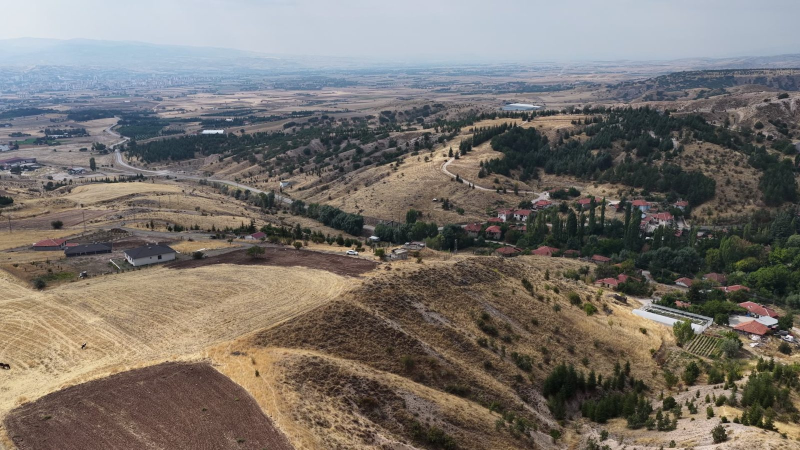
#> input picture reports/gorseller/drone_05_ova_manzarasi.jpg, 1600 x 900 px (shown at 1/2 size); its folder holds 8 pictures in this run
$ python gorseller.py
#> lines starting #> are read from the running program, lines starting #| are printed output that depends on the picture
"""Sunum görsellerini üretir: drone karelerini slayt oranlarına kırpar, bölgeleme şemasının başlığını keser,
ekosistem görsellerini ve portföy görsellerini hazırlar. Çıktı: araclar/sunum/assets/ (git dışı)."""
from pathlib import Path

from PIL import Image

HERE = Path(__file__).resolve().parent
ROOT = HERE.parents[1]
G = ROOT / "reports" / "gorseller"
OUT = HERE / "assets"
OUT.mkdir(exist_ok=True)


def crop(src, aspect, out, width=2000, fx=0.5, fy=0.5):
#> called with src = 'drone_05_ova_manzarasi.jpg', aspect = 1.78, out = 'kapak.jpg', width = 2000, fx = 0.5, fy = 0.5
    im = Image.open(G / src).convert("RGB")
#> im is the input picture: PIL image 1600x900 RGB; mean R, G, B 119.3, 113.7, 107.6
    w, h = im.size
#> w = 1600; h = 900
    if w / h > aspect:
        nw = int(h * aspect)
        x = int((w - nw) * fx)
        im = im.crop((x, 0, x + nw, h))
    else:
        nh = int(w / aspect)
#> nh = 900
        y = int((h - nh) * fy)
#> y = 0
        im = im.crop((0, y, w, y + nh))
    if im.width > width:
        im = im.resize((width, int(width / im.width * im.height)), Image.LANCZOS)
    im.save(OUT / out, quality=88)


crop("drone_05_ova_manzarasi.jpg", 16 / 9, "kapak.jpg")
crop("drone_03_orencik_koyu_ve_plato.jpg", 7.35 / 4.8, "saha_buyuk.jpg")
#> call 2 of crop, with src = 'drone_03_orencik_koyu_ve_plato.jpg', aspect = 1.53, out = 'saha_buyuk.jpg', width = 2000, fx = 0.5, fy = 0.5
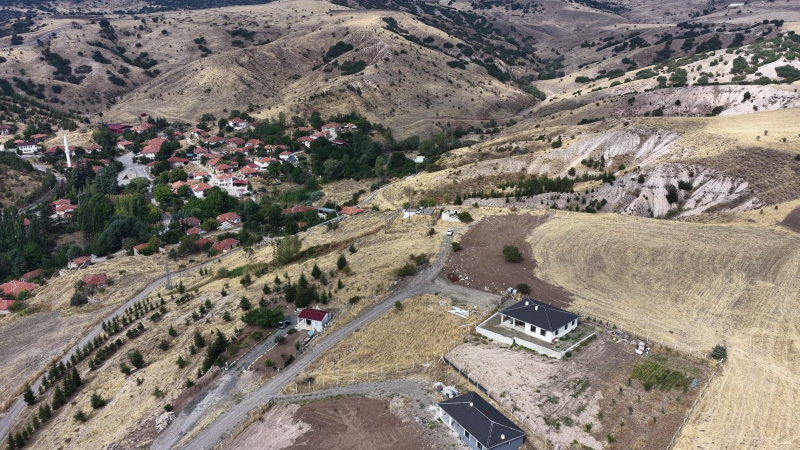
#> input picture reports/gorseller/drone_03_orencik_koyu_ve_plato.jpg, 1600 x 900 px (shown at 1/2 size)
#> in crop, im is the input picture: PIL image 1600x900 RGB; mean R, G, B 129.4, 121.5, 112.8
#> in crop (call 2), `im = im.crop((x, 0, x + nw, h))`:
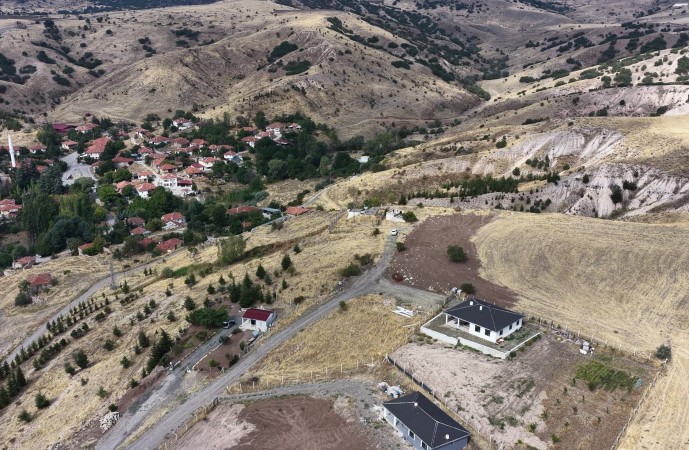
#> im: PIL image 1378x900 RGB (shown at 1/2 size); mean R, G, B 128.5, 120.7, 112.1
crop("drone_01_yarinti_ve_teras_agaclandirma.jpg", 4.58 / 2.3, "saha_sag1.jpg", fy=0.55)
#> call 3 of crop, with aspect = 1.99, out = 'saha_sag1.jpg', width = 2000, fx = 0.5, fy = 0.55
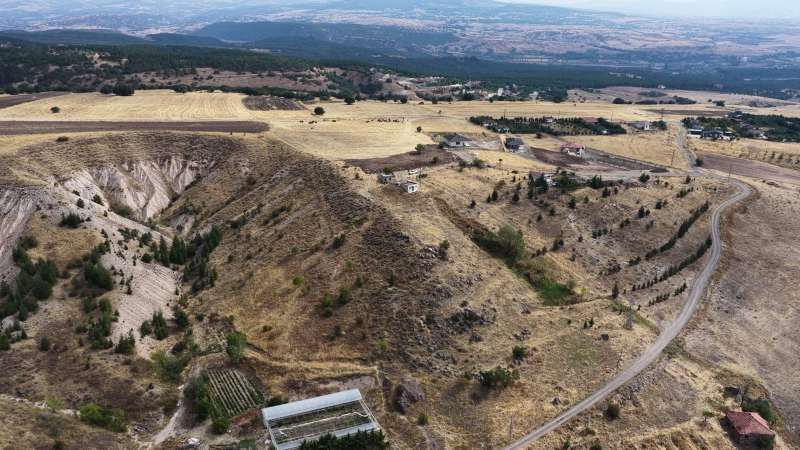
#> input picture reports/gorseller/drone_01_yarinti_ve_teras_agaclandirma.jpg, 1600 x 900 px (shown at 1/2 size)
#> in crop, im is the input picture: PIL image 1600x900 RGB; mean R, G, B 117.9, 111.2, 105
#> in crop (call 3), `im = im.crop((0, y, w, y + nh))`:
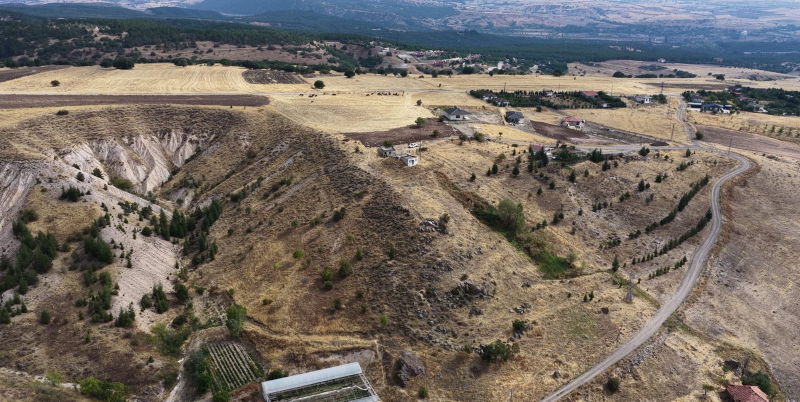
#> im: PIL image 1600x803 RGB (shown at 1/2 size); mean R, G, B 115.3, 106.9, 98.8
crop("drone_02_yamac_teraslari_ve_yollar.jpg", 4.58 / 2.3, "saha_sag2.jpg")
#> call 4 of crop, with src = 'drone_02_yamac_teraslari_ve_yollar.jpg', aspect = 1.99, out = 'saha_sag2.jpg', width = 2000, fx = 0.5, fy = 0.5
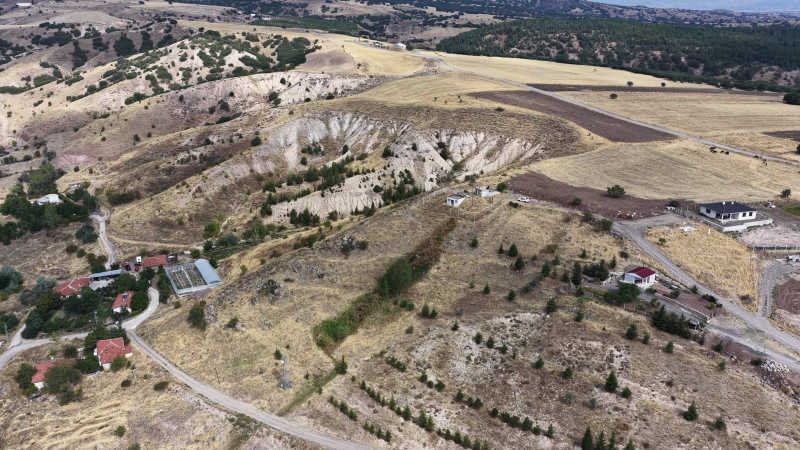
#> input picture reports/gorseller/drone_02_yamac_teraslari_ve_yollar.jpg, 1600 x 900 px (shown at 1/2 size)
#> in crop, im is the input picture: PIL image 1600x900 RGB; mean R, G, B 132.8, 123.7, 113.8
#> in crop (call 4), `im = im.crop((0, y, w, y + nh))`:
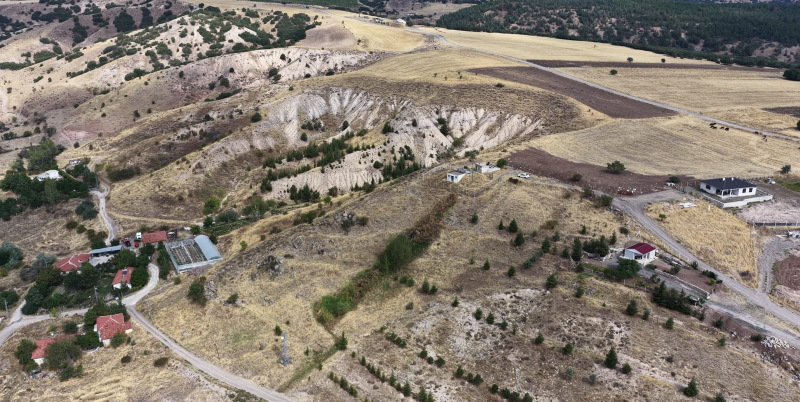
#> im: PIL image 1600x803 RGB (shown at 1/2 size); mean R, G, B 133.1, 123.5, 112.1
#> (the run stopped early here; a loop or call above may not have finished)
